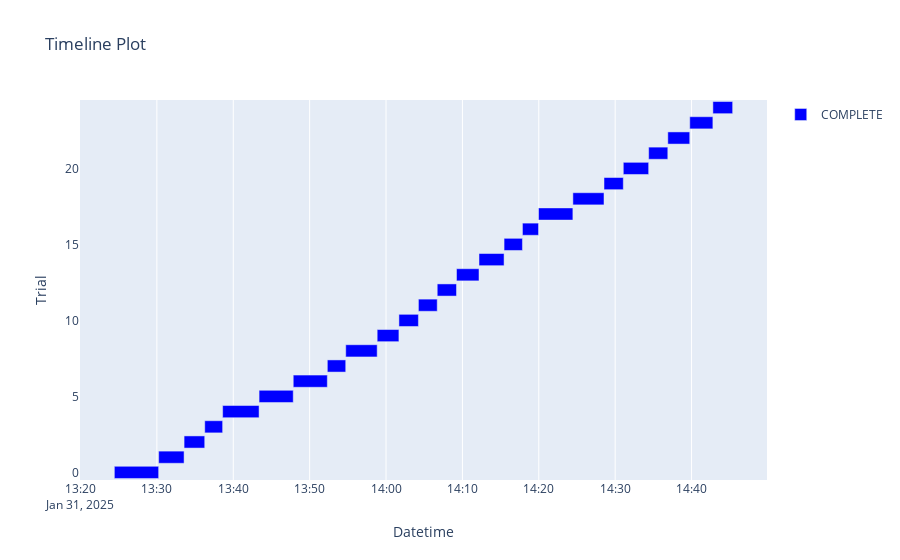

Notebook code cell kept with this figure:
### Code cell
optuna.visualization.plot_timeline(study)

### Figure 1 — Plotly figure (JSON) as saved in the notebook; plotly's stock layout.template omitted (floating-point values rounded to 4 significant figures)
{"data": [{"base": ["2025-01-31T13:24:25.975876", "2025-01-31T13:30:14.004393", "2025-01-31T13:33:33.736272", "2025-01-31T13:36:15.947949", "2025-01-31T13:38:36.522554", "2025-01-31T13:43:22.837442", "2025-01-31T13:47:51.157853", "2025-01-31T13:52:18.993066", "2025-01-31T13:54:43.497084", "2025-01-31T13:58:50.540519", "2025-01-31T14:01:41.289879", "2025-01-31T14:04:14.498548", "2025-01-31T14:06:42.200264", "2025-01-31T14:09:13.582303", "2025-01-31T14:12:10.430042", "2025-01-31T14:15:27.256043", "2025-01-31T14:17:51.612058", "2025-01-31T14:19:57.942456", "2025-01-31T14:24:27.737667", "2025-01-31T14:28:32.244542", "2025-01-31T14:31:03.803095", "2025-01-31T14:34:23.052456", "2025-01-31T14:36:53.447645", "2025-01-31T14:39:45.784767", "2025-01-31T14:42:47.508234"], "hovertemplate": "%{text}<extra>COMPLETE</extra>", "marker": {"color": "blue"}, "name": "COMPLETE", "orientation": "h", "text": ["{<br>  \"number\": 0,<br>  \"values\": [<br>    0.7378382092295773<br>  ],<br>  \"params\": {<br>    \"n_estimators\": 515,<br>    \"max_depth\": 18,<br>    \"min_samples_split\": 10,<br>    \"min_samples_leaf\": 1,<br>    \"criterion\": \"log_loss\",<br>    \"max_features\": \"sqrt\",<br>    \"bootstrap\": false<br>  }<br>}", "{<br>  \"number\": 1,<br>  \"values\": [<br>    0.7418379737721063<br>  ],<br>  \"params\": {<br>    \"n_estimators\": 394,<br>    \"max_depth\": 16,<br>    \"min_samples_split\": 3,<br>    \"min_samples_leaf\": 3,<br>    \"criterion\": \"log_loss\",<br>    \"max_features\": \"sqrt\",<br>    \"bootstrap\": true,<br>    \"max_samples\": 0.814251461098281<br>  }<br>}", "{<br>  \"number\": 2,<br>  \"values\": [<br>    0.7346873098957711<br>  ],<br>  \"params\": {<br>    \"n_estimators\": 484,<br>    \"max_depth\": 10,<br>    \"min_samples_split\": 6,<br>    \"min_samples_leaf\": 1,<br>    \"criterion\": \"log_loss\",<br>    \"max_features\": \"sqrt\",<br>    \"bootstrap\": true,<br>    \"max_samples\": 0.7848831180988933<br>  }<br>}", "{<br>  \"number\": 3,<br>  \"values\": [<br>    0.7426744178212735<br>  ],<br>  \"params\": {<br>    \"n_estimators\": 321,<br>    \"max_depth\": 18,<br>    \"min_samples_split\": 17,<br>    \"min_samples_leaf\": 4,<br>    \"criterion\": \"log_loss\",<br>    \"max_features\": \"sqrt\",<br>    \"bootstrap\": true,<br>    \"max_samples\": 0.741131492853933<br>  }<br>}", "{<br>  \"number\": 4,<br>  \"values\": [<br>    0.7379369202354112<br>  ],<br>  \"params\": {<br>    \"n_estimators\": 423,<br>    \"max_depth\": 20,<br>    \"min_samples_split\": 2,<br>    \"min_samples_leaf\": 5,<br>    \"criterion\": \"log_loss\",<br>    \"max_features\": \"sqrt\",<br>    \"bootstrap\": false<br>  }<br>}", "{<br>  \"number\": 5,<br>  \"values\": [<br>    0.7387166787307515<br>  ],<br>  \"params\": {<br>    \"n_estimators\": 444,<br>    \"max_depth\": 17,<br>    \"min_samples_split\": 5,<br>    \"min_samples_leaf\": 2,<br>    \"criterion\": \"log_loss\",<br>    \"max_features\": \"sqrt\",<br>    \"bootstrap\": false<br>  }<br>}", "{<br>  \"number\": 6,<br>  \"values\": [<br>    0.7414903941430813<br>  ],<br>  \"params\": {<br>    \"n_estimators\": 390,<br>    \"max_depth\": 15,<br>    \"min_samples_split\": 9,<br>    \"min_samples_leaf\": 2,<br>    \"criterion\": \"log_loss\",<br>    \"max_features\": \"sqrt\",<br>    \"bootstrap\": false<br>  }<br>}", "{<br>  \"number\": 7,<br>  \"values\": [<br>    0.7427340329837492<br>  ],<br>  \"params\": {<br>    \"n_estimators\": 545,<br>    \"max_depth\": 20,<br>    \"min_samples_split\": 11,<br>    \"min_samples_leaf\": 4,<br>    \"criterion\": \"log_loss\",<br>    \"max_features\": \"sqrt\",<br>    \"bootstrap\": true,<br>    \"max_samples\": 0.3001497645661219<br>  }<br>}", "{<br>  \"number\": 8,<br>  \"values\": [<br>    0.7406802446815937<br>  ],<br>  \"params\": {<br>    \"n_estimators\": 406,<br>    \"max_depth\": 17,<br>    \"min_samples_split\": 3,<br>    \"min_samples_leaf\": 4,<br>    \"criterion\": \"log_loss\",<br>    \"max_features\": \"sqrt\",<br>    \"bootstrap\": false<br>  }<br>}", "{<br>  \"number\": 9,<br>  \"values\": [<br>    0.7410371890788082<br>  ],<br>  \"params\": {<br>    \"n_estimators\": 335,<br>    \"max_depth\": 13,<br>    \"min_samples_split\": 19,<br>    \"min_samples_leaf\": 3,<br>    \"criterion\": \"log_loss\",<br>    \"max_features\": \"sqrt\",<br>    \"bootstrap\": false<br>  }<br>}", "{<br>  \"number\": 10,<br>  \"values\": [<br>    0.7430186833542546<br>  ],<br>  \"params\": {<br>    \"n_estimators\": 600,<br>    \"max_depth\": 20,<br>    \"min_samples_split\": 14,<br>    \"min_samples_leaf\": 5,<br>    \"criterion\": \"log_loss\",<br>    \"max_features\": \"sqrt\",<br>    \"bootstrap\": true,<br>    \"max_samples\": 0.31143511370534926<br>  }<br>}", "{<br>  \"number\": 11,<br>  \"values\": [<br>    0.7430040425963419<br>  ],<br>  \"params\": {<br>    \"n_estimators\": 589,<br>    \"max_depth\": 20,<br>    \"min_samples_split\": 15,<br>    \"min_samples_leaf\": 5,<br>    \"criterion\": \"log_loss\",<br>    \"max_features\": \"sqrt\",<br>    \"bootstrap\": true,<br>    \"max_samples\": 0.30550403372426965<br>  }<br>}", "{<br>  \"number\": 12,<br>  \"values\": [<br>    0.743133427951568<br>  ],<br>  \"params\": {<br>    \"n_estimators\": 596,<br>    \"max_depth\": 20,<br>    \"min_samples_split\": 15,<br>    \"min_samples_leaf\": 5,<br>    \"criterion\": \"log_loss\",<br>    \"max_features\": \"sqrt\",<br>    \"bootstrap\": true,<br>    \"max_samples\": 0.30980474860741913<br>  }<br>}", "{<br>  \"number\": 13,<br>  \"values\": [<br>    0.7405652744766454<br>  ],<br>  \"params\": {<br>    \"n_estimators\": 598,<br>    \"max_depth\": 13,<br>    \"min_samples_split\": 14,<br>    \"min_samples_leaf\": 5,<br>    \"criterion\": \"log_loss\",<br>    \"max_features\": \"sqrt\",<br>    \"bootstrap\": true,<br>    \"max_samples\": 0.5036033745580291<br>  }<br>}", "{<br>  \"number\": 14,<br>  \"values\": [<br>    0.742850379971923<br>  ],<br>  \"params\": {<br>    \"n_estimators\": 554,<br>    \"max_depth\": 19,<br>    \"min_samples_split\": 14,<br>    \"min_samples_leaf\": 5,<br>    \"criterion\": \"log_loss\",<br>    \"max_features\": \"sqrt\",<br>    \"bootstrap\": true,<br>    \"max_samples\": 0.5111119874536303<br>  }<br>}", "{<br>  \"number\": 15,<br>  \"values\": [<br>    0.7414071124022914<br>  ],<br>  \"params\": {<br>    \"n_estimators\": 492,<br>    \"max_depth\": 14,<br>    \"min_samples_split\": 19,<br>    \"min_samples_leaf\": 4,<br>    \"criterion\": \"log_loss\",<br>    \"max_features\": \"sqrt\",<br>    \"bootstrap\": true,<br>    \"max_samples\": 0.46914700682765764<br>  }<br>}", "{<br>  \"number\": 16,<br>  \"values\": [<br>    0.7370557414507959<br>  ],<br>  \"params\": {<br>    \"n_estimators\": 559,<br>    \"max_depth\": 11,<br>    \"min_samples_split\": 16,<br>    \"min_samples_leaf\": 5,<br>    \"criterion\": \"log_loss\",<br>    \"max_features\": \"sqrt\",<br>    \"bootstrap\": true,<br>    \"max_samples\": 0.38954134083673375<br>  }<br>}", "{<br>  \"number\": 17,<br>  \"values\": [<br>    0.7417209600469803<br>  ],<br>  \"params\": {<br>    \"n_estimators\": 519,<br>    \"max_depth\": 18,<br>    \"min_samples_split\": 13,<br>    \"min_samples_leaf\": 4,<br>    \"criterion\": \"log_loss\",<br>    \"max_features\": \"sqrt\",<br>    \"bootstrap\": true,<br>    \"max_samples\": 0.9776622441584011<br>  }<br>}", "{<br>  \"number\": 18,<br>  \"values\": [<br>    0.7410850181031485<br>  ],<br>  \"params\": {<br>    \"n_estimators\": 575,<br>    \"max_depth\": 19,<br>    \"min_samples_split\": 8,<br>    \"min_samples_leaf\": 3,<br>    \"criterion\": \"log_loss\",<br>    \"max_features\": \"sqrt\",<br>    \"bootstrap\": true,<br>    \"max_samples\": 0.6075766173946464<br>  }<br>}", "{<br>  \"number\": 19,<br>  \"values\": [<br>    0.7426307347206933<br>  ],<br>  \"params\": {<br>    \"n_estimators\": 533,<br>    \"max_depth\": 16,<br>    \"min_samples_split\": 12,<br>    \"min_samples_leaf\": 5,<br>    \"criterion\": \"log_loss\",<br>    \"max_features\": \"sqrt\",<br>    \"bootstrap\": true,<br>    \"max_samples\": 0.4014707108601418<br>  }<br>}", "{<br>  \"number\": 20,<br>  \"values\": [<br>    0.7422658681468771<br>  ],<br>  \"params\": {<br>    \"n_estimators\": 484,<br>    \"max_depth\": 19,<br>    \"min_samples_split\": 17,<br>    \"min_samples_leaf\": 3,<br>    \"criterion\": \"log_loss\",<br>    \"max_features\": \"sqrt\",<br>    \"bootstrap\": true,<br>    \"max_samples\": 0.6104115145450267<br>  }<br>}", "{<br>  \"number\": 21,<br>  \"values\": [<br>    0.7431353676806272<br>  ],<br>  \"params\": {<br>    \"n_estimators\": 598,<br>    \"max_depth\": 20,<br>    \"min_samples_split\": 15,<br>    \"min_samples_leaf\": 5,<br>    \"criterion\": \"log_loss\",<br>    \"max_features\": \"sqrt\",<br>    \"bootstrap\": true,<br>    \"max_samples\": 0.30453159689313225<br>  }<br>}", "{<br>  \"number\": 22,<br>  \"values\": [<br>    0.7431936260579322<br>  ],<br>  \"params\": {<br>    \"n_estimators\": 599,<br>    \"max_depth\": 20,<br>    \"min_samples_split\": 20,<br>    \"min_samples_leaf\": 5,<br>    \"criterion\": \"log_loss\",<br>    \"max_features\": \"sqrt\",<br>    \"bootstrap\": true,<br>    \"max_samples\": 0.3723649379165752<br>  }<br>}", "{<br>  \"number\": 23,<br>  \"values\": [<br>    0.7431993659763572<br>  ],<br>  \"params\": {<br>    \"n_estimators\": 573,<br>    \"max_depth\": 19,<br>    \"min_samples_split\": 20,<br>    \"min_samples_leaf\": 4,<br>    \"criterion\": \"log_loss\",<br>    \"max_features\": \"sqrt\",<br>    \"bootstrap\": true,<br>    \"max_samples\": 0.4216917437367222<br>  }<br>}", "{<br>  \"number\": 24,<br>  \"values\": [<br>    0.7431605294198996<br>  ],<br>  \"params\": {<br>    \"n_estimators\": 556,<br>    \"max_depth\": 19,<br>    \"min_samples_split\": 20,<br>    \"min_samples_leaf\": 4,<br>    \"criterion\": \"log_loss\",<br>    \"max_features\": \"sqrt\",<br>    \"bootstrap\": true,<br>    \"max_samples\": 0.41464998281920823<br>  }<br>}"], "textposition": "none", "type": "bar", "x": [348000.0, 199700.0, 162200.0, 140600.0, 286300.0, 268300.0, 267800.0, 144500.0, 247000.0, 170700.0, 153200.0, 147700.0, 151400.0, 176800.0, 196800.0, 144400.0, 126300.0, 269800.0, 244500.0, 151600.0, 199200.0, 150400.0, 172300.0, 181700.0, 155300.0], "y": [0, 1, 2, 3, 4, 5, 6, 7, 8, 9, 10, 11, 12, 13, 14, 15, 16, 17, 18, 19, 20, 21, 22, 23, 24]}], "layout": {"showlegend": true, "title": {"text": "Timeline Plot"}, "xaxis": {"title": {"text": "Datetime"}, "type": "date"}, "yaxis": {"title": {"text": "Trial"}}}}
